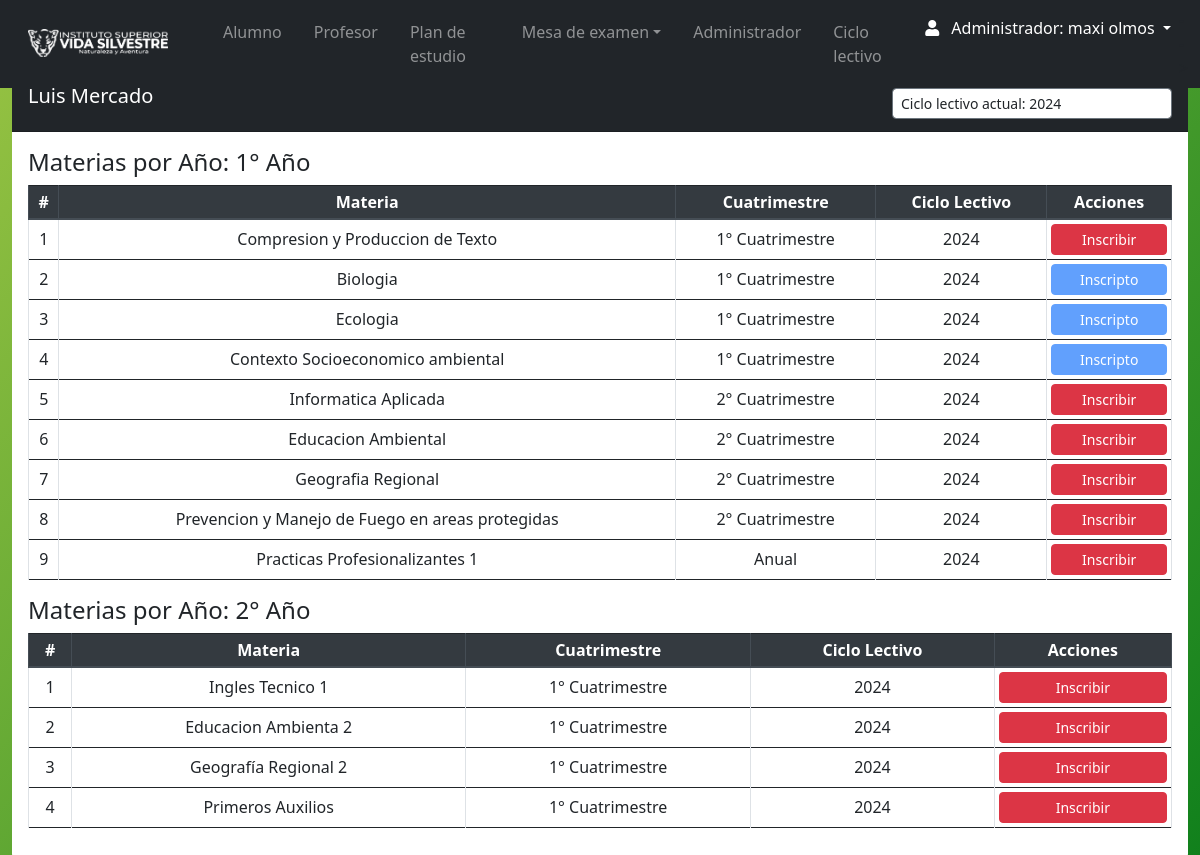
Page /Views/admin/alumno_inscripcion.php?id=2 (signed in) on the committed database.
### tables this page shows
CREATE TABLE `materia` (
  `id_materia` int(11) NOT NULL,
  `Nombre` varchar(255) DEFAULT NULL,
  `descripcion` varchar(50) DEFAULT NULL,
  `horas` varchar(5) DEFAULT NULL,
  `num_resolucion` varchar(15) DEFAULT NULL,
  `año_cursado` varchar(20) NOT NULL,
  `id_tipo` int(11) DEFAULT NULL,
  `estado` varchar(11) DEFAULT NULL,
  `plan_estudio` varchar(50) DEFAULT NULL
);

CREATE TABLE `ciclo_lectivo` (
  `id_ciclo` int(11) NOT NULL,
  `nombre_ciclo` varchar(50) DEFAULT NULL,
  `fecha_inicio` date DEFAULT NULL,
  `fecha_fin` date DEFAULT NULL,
  `Estado` varchar(11) DEFAULT NULL,
  `created_at` timestamp NOT NULL DEFAULT current_timestamp(),
  `updated_at` timestamp NOT NULL DEFAULT current_timestamp() ON UPDATE current_timestamp(),
  `ciclo_actual` tinyint(4) NOT NULL
);

### Views/admin/alumno_inscripcion.php (the view, shortened to what this page needs)
<?php
require 'navbar.php';
require '../../conn/connection.php';
$alumno_id = filter_input(INPUT_GET, 'id', FILTER_SANITIZE_NUMBER_INT);
$nombre_completo = obtenerNombreCompletoAlumno($conexion, $alumno_id);
$materias = obtenerMateriasActivas($conexion);
$inscripciones_alumno = obtenerInscripcionesAlumno($conexion, $alumno_id);
$ciclo = obtenerCicloLectivoActual($conexion);
$select_ciclo = $ciclo['id_ciclo'] ?? '';
function obtenerNombreCompletoAlumno($conexion, $alumno_id) {
    $stmt = $conexion->prepare("SELECT CONCAT(nombre, ' ', apellido) AS nombre_completo FROM persona WHERE id_persona = ?");
    $stmt->bind_param("i", $alumno_id);
    $stmt->execute();
    return $stmt->get_result()->fetch_assoc()['nombre_completo'] ?? "Alumno no encontrado";
}
function obtenerMateriasActivas($conexion) {
    $stmt = $conexion->prepare("SELECT * FROM materia WHERE estado = 'Activo'");
    $stmt->execute();
    return $stmt->get_result()->fetch_all(MYSQLI_ASSOC);
}
function obtenerInscripcionesAlumno($conexion, $alumno_id) {
    $stmt = $conexion->prepare("SELECT id_materia, id_ciclo, estado FROM alumno_materia WHERE id_persona = ?");
    $stmt->bind_param("i", $alumno_id);
    $stmt->execute();
    $result = $stmt->get_result();
    $inscripciones = [];
    while ($row = $result->fetch_assoc()) {
        $inscripciones[$row['id_materia']][$row['id_ciclo']] = $row['estado'];
    }
    return $inscripciones;
}
function obtenerCicloLectivoActual($conexion) {
    $stmt = $conexion->prepare("SELECT id_ciclo, nombre_ciclo FROM ciclo_lectivo WHERE ciclo_actual = 1 LIMIT 1");
    $stmt->execute();
    return $stmt->get_result()->fetch_assoc();
}
$materias_por_año = [];
foreach ($materias as $materia) {
    $año_cursado = $materia['año_cursado'] ?? 'Sin especificar';
    $materias_por_año[$año_cursado][] = $materia;
}
?>
<section class="content mt-3">
    <div class="row m-auto">
        <div class="col-sm">
            <div class="card rounded-2 border-0">
                <div class="card-header bg-dark text-white pb-0">
                    <div class="row">
                    <h5 class="col"><?php echo htmlspecialchars($nombre_completo); ?></h5>
                    <div class="col mb-2">
                            <form id="miFormulario" action="" method="post" class="form-inline justify-content-end my-1">
                                <select name="select_ciclo" class="form-control form-control-sm w-50" onchange="enviarFormulario()">
                                    <option value="" disabled selected class="text-secondary">Ciclo lectivo actual: <?php echo $ciclo['nombre_ciclo']; ?></option>
                                </select>
                            </form>
                        </div>
                    </div>
                </div>
                <div class="card-body table-responsive">
                    <?php foreach ($materias_por_año as $año => $materias): ?>
                        <h4>Materias por Año: <?php echo htmlspecialchars($año); ?></h4>
                        <table class="table table-bordered table-sm">
                            <thead class="thead-dark">
                                <tr>
                                    <th>#</th>
                                    <th>Materia</th>
                                    <th>Cuatrimestre</th>
                                    <th>Ciclo Lectivo</th>
                                    <th >Acciones</th>
                                </tr>
                            </thead>
                            <tbody>
                                <?php foreach ($materias as $index => $materia): ?>
                                <tr>
                                    <td><?php echo $index + 1; ?></td>
                                    <td><?php echo htmlspecialchars($materia['Nombre']); ?></td>
                                    <td><?php echo htmlspecialchars($materia['plan_estudio']); ?></td>
                                    <td><?php echo htmlspecialchars($ciclo['nombre_ciclo']); ?></td>
                                    <?php
                                        $mate=$materia['id_materia'];
                                        $sql_nota = "SELECT * FROM nota
                                        WHERE id_persona = $alumno_id
                                        AND id_materia = $mate
                                        ";
                                        $result_nota = $conexion->query($sql_nota);
                                        $nota = $result_nota->fetch_assoc();
                                        if(empty($nota['n13'])){$nota13=null;}else{$nota13= $nota['n13'];}
                                        if(empty($nota['n5'])){$nota5 =null;}else{$nota5= $nota['n5'];}
                                    ?>
                                    <?php
                                    $numeros = [1 => "Uno", 2 => "Dos", 3 => "Tres", 4 => "Cuatro", 5 => "Cinco", 6 => "Seis", 7 => "Siete", 8 => "Ocho", 9 => "Nueve", 10 => "Diez"];
                                    ?>
                                    <td >
                                        <?php if (isset($inscripciones_alumno[$materia['id_materia']][$select_ciclo]) && $inscripciones_alumno[$materia['id_materia']][$select_ciclo] == 'Inscripto' && !isset($nota13)&&!isset($nota5)): ?>
                                            <button class="btn btn-primary btn-sm btn-block mx-0 px-0" disabled>Inscripto</button>
                                        <?php elseif ((isset($nota13) && $nota13 >= 4) && (isset($nota5) && $nota5 >= 6)): ?>
                                            <button class="btn btn-success btn-sm btn-block mx-0 px-0" disabled>Aprobado <?php echo "(".$nota13." ".$numeros[$nota_redondeada_abajo].")";?></button>
                                        <?php elseif ((isset($nota13) && $nota13 < 4 && $select_ciclo == $nota['id_ciclo']) || (isset($nota5) && $nota5 < 6 && $select_ciclo == $nota['id_ciclo'])): ?>
                                            <button class="btn btn-warning btn-sm btn-block mx-0 px-0" disabled>Libre</button>
                                        <?php elseif ((isset($nota5) && $nota5 >= 6 && $select_ciclo == $nota['id_ciclo'])): ?>
                                            <button class="btn btn-secondary btn-sm btn-block mx-0 px-0" disabled>Regular</button>
                                        <?php else: ?>
                                            <form action="<?php echo htmlspecialchars($_SERVER['PHP_SELF']) . '?id=' . htmlspecialchars($alumno_id); ?>" method="post">
                                                <button type="submit" class="btn btn-danger btn-sm btn-block mx-0 px-0">Inscribir</button>
                                            </form>
                                        <?php endif; ?>
                                    </td>
                                </tr>
                                <?php endforeach; ?>
                            </tbody>
                        </table>
                    <?php endforeach; ?>
                </div>
            </div>
        </div>
    </div>
</section>

### css/style.css (style rules this page uses)
body { background: linear-gradient(135deg, #98c343, #10801c); position: relative; padding-bottom: 10px; min-height: 100vh; }
select { border-style: solid !important; border-color: #6c757d !important; border-width: 1px !important; }
th, td { text-align: center !important; vertical-align: middle !important; }

### rows in the picture
materia: Nombre "Compresion y Produccion de Texto", plan_estudio "1° Cuatrimestre"
ciclo_lectivo: nombre_ciclo "2024"
materia: Nombre "Biologia", plan_estudio "1° Cuatrimestre", shows "Inscripto"
materia: Nombre "Ecologia", plan_estudio "1° Cuatrimestre", shows "Inscripto"
materia: Nombre "Contexto Socioeconomico ambiental", plan_estudio "1° Cuatrimestre", shows "Inscripto"
materia: Nombre "Informatica Aplicada", plan_estudio "2° Cuatrimestre"
materia: Nombre "Educacion Ambiental", plan_estudio "2° Cuatrimestre"
materia: Nombre "Geografia Regional", plan_estudio "2° Cuatrimestre"
materia: Nombre "Prevencion y Manejo de Fuego en areas protegidas", plan_estudio "2° Cuatrimestre"
materia: Nombre "Practicas Profesionalizantes 1", plan_estudio "Anual"
materia: Nombre "Ingles Tecnico 1", plan_estudio "1° Cuatrimestre"
materia: Nombre "Educacion Ambienta 2", plan_estudio "1° Cuatrimestre"
materia: Nombre "Geografía Regional 2", plan_estudio "1° Cuatrimestre"
materia: Nombre "Primeros Auxilios", plan_estudio "1° Cuatrimestre"

### other values in the picture
$_SESSION['nombre'] "maxi"
$_SESSION['apellido'] "olmos"
$nombre_completo "Luis Mercado"
$año "1° Año"
$año "2° Año"
